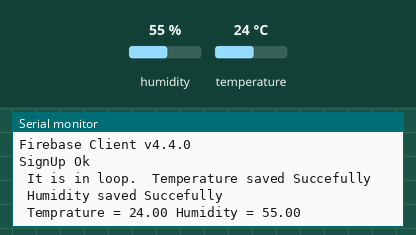
Bench run of a sketch on a simulated ESP32. Shown: the last lines printed to the serial monitor. The test bench sets the inputs (shaded band); at power-on: humidity 55 %, temperature 24 °C. WiFi joins after 1.5 s; servers stay silent unless stated.

Above: at 2.7 s.
2.8 s: humidity set to 22 %
At 7.05 s:
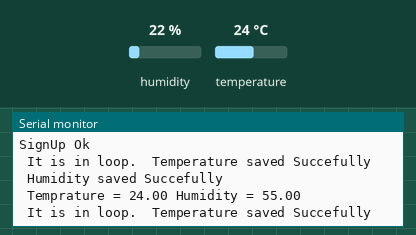
8.7 s: temperature set to 12 °C
At 12.8 s:
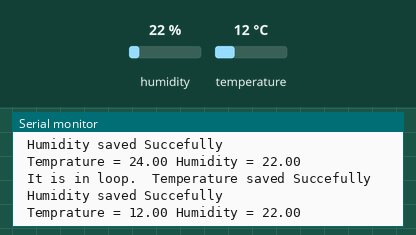
14.6 s: humidity set to 40 %
At 18.9 s:
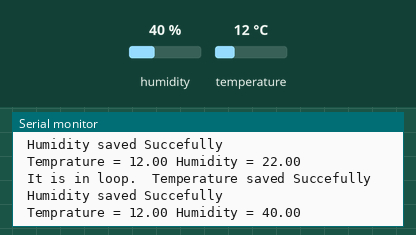
Timing chart, 0 to 20.4 s (numbered marks = the images above; inputs shaded):
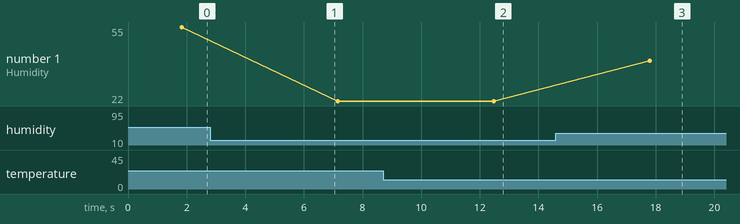

Measured:
- after the input at 8.7 s, the serial monitor: prints a new line after 3.8 s (image 2)
- after the input at 14.6 s, the serial monitor: prints a new line after 3.2 s (image 3)
- plotted number 1: 55 → 22 after the input at 2.8 s, 22 → 40 after the input at 14.6 s

The sketch:

_15_Firebase_DHT11.ino
```cpp
#include <WiFi.h>
#include <Firebase_ESP_Client.h>
#include "DHT.h"

#include <addons/TokenHelper.h>
#include <addons/RTDBHelper.h>

#define WIFI_SSID "Madhura"
#define WIFI_PASSWORD "87654321"
#define API_KEY "AIzaSyDtSitCEne-p_oKx3psnfJdNs2g5ovO_2U"

#define DATABASE_URL "https://smart-b4d0a-default-rtdb.firebaseio.com/"
#define FIREBASE_PROJECT_ID "smart-b4d0a"
#define DHTPIN 13
#define DHTTYPE DHT11
float h, t;
FirebaseData fbdo;
FirebaseAuth auth;
FirebaseConfig config;
unsigned long sendDataPrevMillis = 0;
bool taskCompleted = false;
int i;
WiFiClient client;
DHT dht(DHTPIN, DHTTYPE);


void setup()
{ i = 0;
  Serial.begin(115200);
  dht.begin();
  Serial.println();
  Serial.println();
  Serial.print("Connecting to ");
  Serial.println(WIFI_SSID);

  WiFi.begin(WIFI_SSID, WIFI_PASSWORD);

  while (WiFi.status() != WL_CONNECTED) {
    delay(500);
    Serial.print(".");
  }
  Serial.println("");
  Serial.println("WiFi connected");
  Serial.print("Connected with IP: ");
  Serial.println(WiFi.localIP());
  Serial.println();

  Serial.printf("Firebase Client v%s\n\n", FIREBASE_CLIENT_VERSION);
  config.api_key = API_KEY;
  config.database_url = DATABASE_URL;

  if(Firebase.signUp(&config, &auth, "", "")){
    Serial.println("SignUp Ok");
    taskCompleted = true;
  }
  else{
    Serial.printf("%s\n", config.signer.signupError.message.c_str());
  }
  config.token_status_callback = tokenStatusCallback;
  Firebase.begin(&config, &auth);
  Firebase.reconnectNetwork(true);
  i=1;
}

void loop()
{ Serial.print(" It is in loop. ");
  if (Firebase.ready() && (millis() - sendDataPrevMillis > 5000 || sendDataPrevMillis == 0)){
  sendDataPrevMillis = millis();
  h = dht.readHumidity();
  t = dht.readTemperature();

  if (isnan(h) || isnan(t)) {
    Serial.println(F("Failed to read from DHT sensor!"));
    return;
  }


  if(Firebase.RTDB.setInt(&fbdo, "/test/Temperature", t)){
    Serial.println(" Temperature saved Succefully");
  }
  else
  Serial.println(" Temperature not saved.");

  if(Firebase.RTDB.setInt(&fbdo, "/test/Humidity", h)){
    Serial.println(" Humidity saved Succefully");
  }
  else
  Serial.println(" Humidity not saved.");

  Serial.print(" Temprature = "); Serial.print(t);
  Serial.print(" Humidity = "); Serial.println(h);

}

  delay(5000);

}
```
